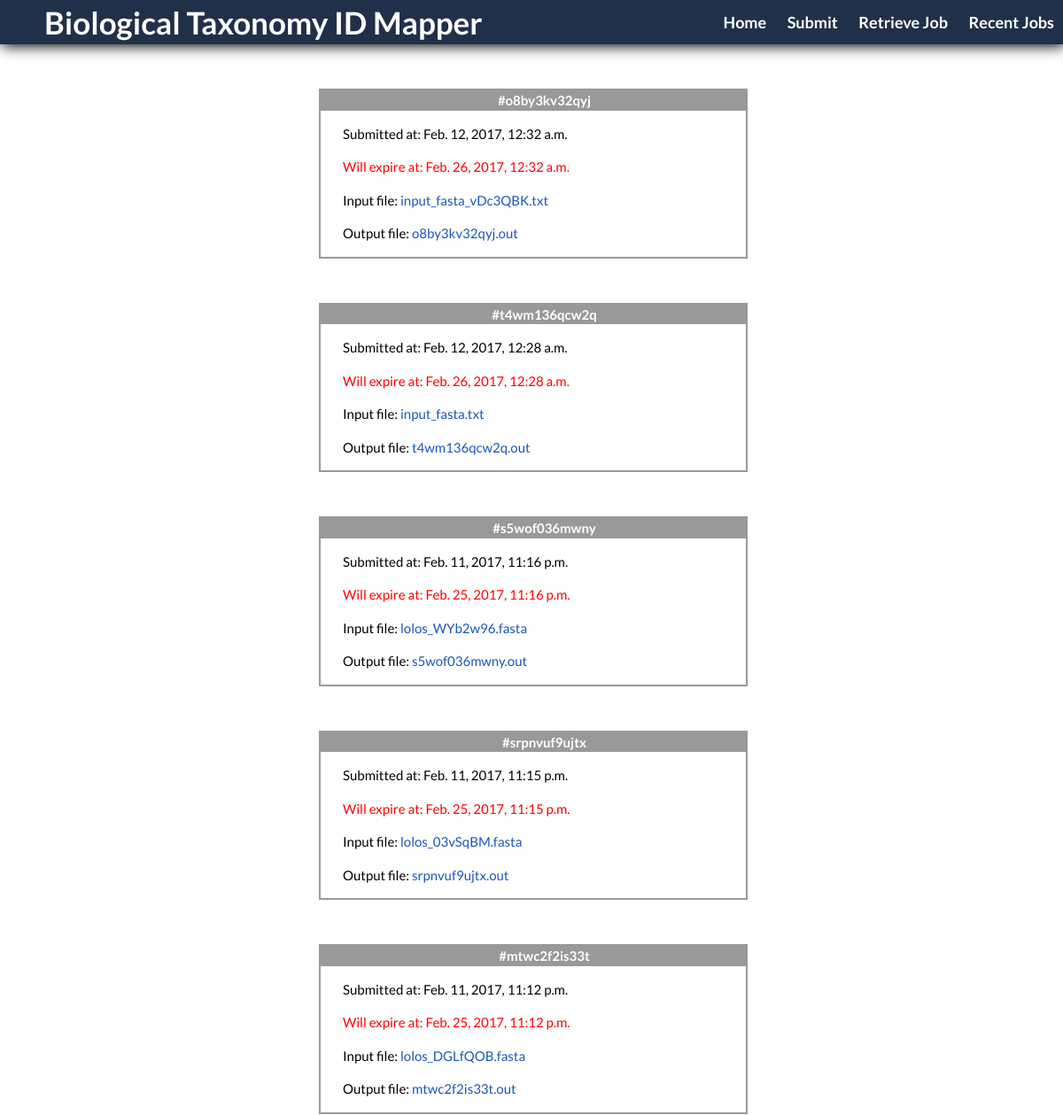
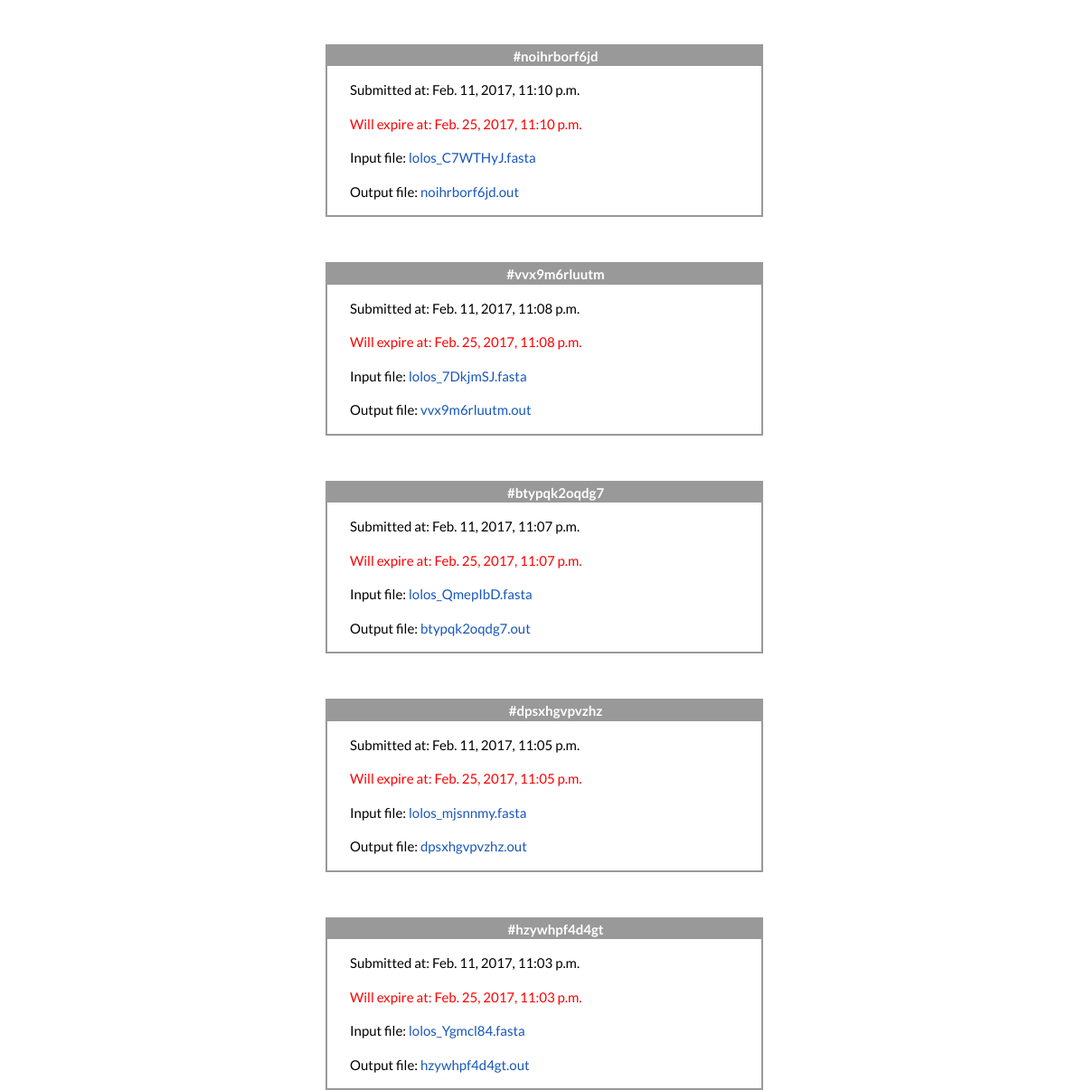
The app's page /results/ with its own data (2 pictures, top to bottom).
### mapper/models.py (models this page shows, shortened)
class Job(models.Model):
    input_file = models.FileField(upload_to='./input/')
    jobid = models.CharField(max_length=12, default='0')
    output_file = models.CharField(max_length=255, default='tmp.out')
    output_file_path = models.CharField(max_length=255,
                                        default='./output/tmp.out')
    submit_date = models.DateTimeField(default=timezone.now())
    expiration_date = models.DateTimeField(
        default=timezone.now() + timezone.timedelta(days=14))
    def input_name(self):
        return self.input_file.path.split('/')[-1]

### mapper/views.py (the view)
# urls.py: url(r'results/$', views.recent_jobs),
def recent_jobs(request):
    latest_10 = Job.objects.order_by('-submit_date')[:10]
    return render(request, 'mapper/latest.html', {'latest': latest_10})

### mapper/templates/mapper/latest.html
{% extends 'mapper/index.html' %}
{% load static %}
{% block content %}
{% for job in latest %}
    <article>
        <p class="article-title">#<a class="title" href="/results/{{ job.jobid }}">{{ job.jobid }}</a></p>
        <p>Submitted at: {{ job.submit_date }}</p>
        <p style="color:red">Will expire at: {{ job.expiration_date }}</p>
        <p>Input file: <a class="article" href="{{ job.input_file.url }}">{{ job.input_name }}</a></p>
        <p>Output file: <a class="article" href="/media/output/{{ job.jobid }}.out">{{ job.output_file }}</a></p>
    </article>
{% endfor %}
{% endblock %}

### mapper/templates/mapper/index.html (shortened to what this page needs)
<html>
<head>
    <link rel="stylesheet" type="text/css" href="{% static 'mapper/styles.css' %}">
    <link rel="stylesheet" type="text/css" href="styles.css">
</head>
<body>
<div class="wrap">
    <div class="navbar">
        <div class="logo">
            Biological Taxonomy ID Mapper
        </div>
        <div class="menu">
            <p>
                <a class="menu" href="/">Home</a>
                <a class="menu" href="/submit/">Submit</a>
                <a class="menu" href="/retrieve/">Retrieve Job</a>
                <a class="menu" href="/results/">Recent Jobs</a>
            </p>
        </div>
    </div>
    <div class="content">
        {% block content %}
        {% endblock %}
    </div>
</div>
</body>
</html>

### mapper/static/mapper/styles.css (style rules this page uses)
body, html { margin: 0 auto; width: 100%; height: 100%; font-family: Lato; font-size: 15px; }
div.wrap { width: 100%; height: 100%; }
div.navbar { width: 100%; height: 50px; background-color: #213049; box-shadow: 2px 2px 15px #000000; margin-top: 0px; }
div.logo { color: #ffffff; font-weight: bold; margin-left: 50px; line-height: 50px; position: absolute; font-size: 35px; font-family: Lato; }
div.menu { color: #ffffff; font-weight: bold; text-align: right; line-height: 50px; right: 0px; font-size: 18px; font-family: Lato; margin-top: 0px; }
a.menu { margin-top: 0px; padding: 0px 10px; text-decoration: none; color: #ffffff; }
article { width: 40%; margin-left: 30%; font-size: 15px; text-align: justify; line-height: 1.5rem; border: 2px solid #999999; margin-top: 50px; text-indent: 25px; }
p.article-title { text-align: center; background-color: #999999; color: #ffffff; font-weight: bold; margin-top: 0px; }
p { margin-top: 0px; }
a.title { text-decoration: none; color: #ffffff; }
a.article { text-decoration: none; color: #1857bc; }

### records on screen
Job: jobid "o8by3kv32qyj", submit_date "Feb. 12, 2017, 12:32 a.m.", expiration_date "Feb. 26, 2017, 12:32 a.m.", input_name "input_fasta_vDc3QBK.txt", output_file "o8by3kv32qyj.out"
Job: jobid "t4wm136qcw2q", submit_date "Feb. 12, 2017, 12:28 a.m.", expiration_date "Feb. 26, 2017, 12:28 a.m.", input_name "input_fasta.txt", output_file "t4wm136qcw2q.out"
Job: jobid "s5wof036mwny", submit_date "Feb. 11, 2017, 11:16 p.m.", expiration_date "Feb. 25, 2017, 11:16 p.m.", input_name "lolos_WYb2w96.fasta", output_file "s5wof036mwny.out"
Job: jobid "srpnvuf9ujtx", submit_date "Feb. 11, 2017, 11:15 p.m.", expiration_date "Feb. 25, 2017, 11:15 p.m.", input_name "lolos_03vSqBM.fasta", output_file "srpnvuf9ujtx.out"
Job: jobid "mtwc2f2is33t", submit_date "Feb. 11, 2017, 11:12 p.m.", expiration_date "Feb. 25, 2017, 11:12 p.m.", input_name "lolos_DGLfQOB.fasta", output_file "mtwc2f2is33t.out"
Job: jobid "noihrborf6jd", submit_date "Feb. 11, 2017, 11:10 p.m.", expiration_date "Feb. 25, 2017, 11:10 p.m.", input_name "lolos_C7WTHyJ.fasta", output_file "noihrborf6jd.out"
Job: jobid "vvx9m6rluutm", submit_date "Feb. 11, 2017, 11:08 p.m.", expiration_date "Feb. 25, 2017, 11:08 p.m.", input_name "lolos_7DkjmSJ.fasta", output_file "vvx9m6rluutm.out"
Job: jobid "btypqk2oqdg7", submit_date "Feb. 11, 2017, 11:07 p.m.", expiration_date "Feb. 25, 2017, 11:07 p.m.", input_name "lolos_QmepIbD.fasta", output_file "btypqk2oqdg7.out"
Job: jobid "dpsxhgvpvzhz", submit_date "Feb. 11, 2017, 11:05 p.m.", expiration_date "Feb. 25, 2017, 11:05 p.m.", input_name "lolos_mjsnnmy.fasta", output_file "dpsxhgvpvzhz.out"
Job: jobid "hzywhpf4d4gt", submit_date "Feb. 11, 2017, 11:03 p.m.", expiration_date "Feb. 25, 2017, 11:03 p.m.", input_name "lolos_Ygmcl84.fasta", output_file "hzywhpf4d4gt.out"
